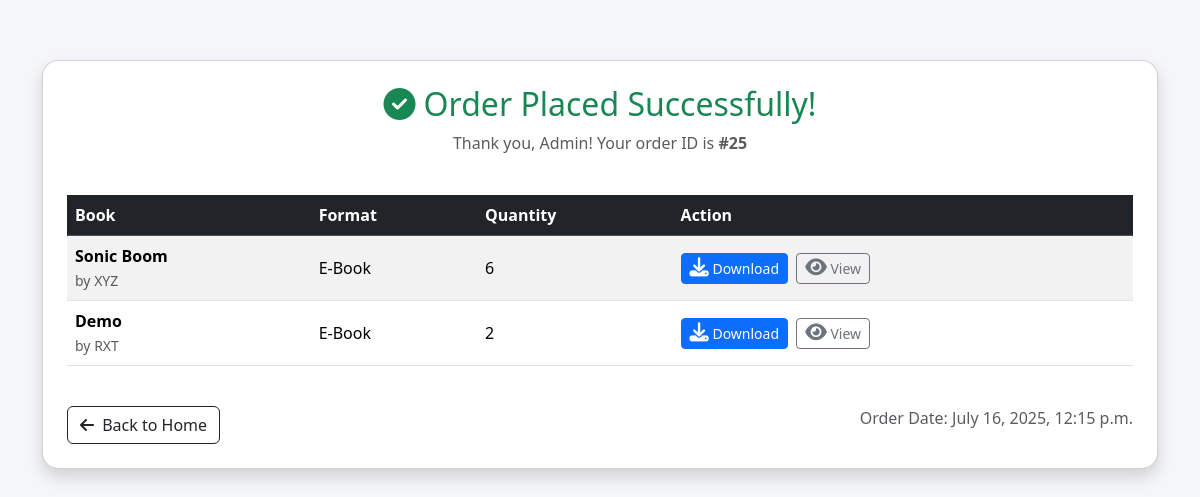
The page /order_success/25/ (signed in) on the database its author committed.
### app1/models.py (models this page shows, shortened)
class Order(models.Model):
    user = models.ForeignKey(User, on_delete=models.CASCADE, blank=True, null=True)
    my_books = models.ManyToManyField(Cart)
    full_name = models.CharField(default="", max_length=50)
    phone = models.IntegerField(default=0000000000)
    address = models.TextField(default="")
    zip = models.IntegerField(default=000000)
    order_total = models.IntegerField(default=0)
    payment_type = models.CharField(max_length=50, choices=PAYMENT_TYPES, blank=True, null=True)
    online_payment_id = models.CharField(max_length=100, default="NA")
    ordered = models.BooleanField(default=False)
    order_date = models.DateTimeField(auto_now_add=True)

class Cart(models.Model):
    user = models.ForeignKey(User, on_delete=models.CASCADE, blank=True, null=True)
    book = models.ForeignKey(Product, on_delete=models.SET_NULL, blank=True, null=True)
    quantity = models.IntegerField(default=1)
    sub_total = models.IntegerField(default=0)
    direct_buy = models.BooleanField(default=False)
    ordered = models.BooleanField(default=False)
    order_status = models.CharField(max_length=20,choices=ORDER_STATUS_CHOICES,default='Pending')

class Product(models.Model):
    name = models.CharField(default="", max_length=50)
    format = models.CharField(choices=BOOK_FORMATS, max_length=50, default="E-Book")
    genre = models.CharField(default="", max_length=50)
    price = models.IntegerField(default=0)
    file = models.FileField(upload_to="EBooks_PDFs", blank=True, null=True)
    img = models.ImageField(default="", upload_to="BooksImgs")
    author = models.CharField(default="", max_length=50)
    stock = models.IntegerField(default=0)
    pages = models.IntegerField(default=0)
    lang = models.CharField(default="", max_length=50)
    short_desc = models.CharField(default="", max_length=50)
    desc = models.TextField(default="")
    publish_date = models.DateField(default=datetime.date.today)
    is_avail = models.BooleanField(default=True)

### app1/views.py (the view)
# urls.py: path('order_success/<int:id>/', views.order_success, name="order_success"),
@login_required
def order_success(request, id):
    order = get_object_or_404(Order, id=id, user=request.user, ordered=True)
    return render(request, 'order_success.html', {'order': order})

### templates/order_success.html (shortened to what this page needs)
<!DOCTYPE html>
<html lang="en">
<head>
  <link href="https://cdn.jsdelivr.net/npm/bootstrap@5.3.3/dist/css/bootstrap.min.css" rel="stylesheet">
  <link rel="stylesheet" href="https://cdnjs.cloudflare.com/ajax/libs/font-awesome/6.5.0/css/all.min.css">
</head>
<body>
<div class="container">
  <div class="card shadow p-4">
    <div class="text-center mb-4">
      <h2 class="text-success"><i class="fas fa-check-circle me-2"></i>Order Placed Successfully!</h2>
      <p class="text-muted">Thank you, {{ request.user }}! Your order ID is <strong>#{{ order.id }}</strong></p>
    </div>
    <div class="table-responsive">
      <table class="table table-striped align-middle">
        <thead class="table-dark">
          <tr>
            <th>Book</th>
            <th>Format</th>
            <th>Quantity</th>
            <th>Action</th>
          </tr>
        </thead>
        <tbody>
          {% for cart_item in order.my_books.all %}
            <tr>
              <td>
                <strong>{{ cart_item.book.name }}</strong><br>
                <small class="text-muted">by {{ cart_item.book.author }}</small>
              </td>
              <td>{{ cart_item.book.format }}</td>
              <td>{{ cart_item.quantity }}</td>
              <td>
                {% if cart_item.book.format == "E-Book" and cart_item.book.file %}
                  <a href="{{ cart_item.book.file.url }}" class="btn btn-sm btn-primary me-1" download>
                    <i class="fas fa-download icon"></i> Download
                  </a>
                  <a href="{{ cart_item.book.file.url }}" target="_blank" class="btn btn-sm btn-outline-secondary">
                    <i class="fas fa-eye icon"></i> View
                  </a>
                {% elif cart_item.book.format == "Paper" %}
                  <span class="badge bg-info">
                    Status: {{ cart_item.order_status }}
                  </span>
                {% else %}
                  <span class="text-muted">N/A</span>
                {% endif %}
              </td>
            </tr>
          {% endfor %}
        </tbody>
      </table>
    </div>
    <div class="mt-4 d-flex justify-content-between">
      <a href="/" class="btn btn-outline-dark">
        <i class="fas fa-arrow-left me-1"></i> Back to Home
      </a>
      <span class="text-muted">Order Date: {{ order.order_date|date:"F j, Y, g:i a" }}</span>
    </div>
  </div>
</div>
</body>
</html>

### templates/order_success.html (style rules this page uses)
body { background: #f4f6f9; font-family: 'Segoe UI', sans-serif; }
.card { border-radius: 16px; margin-top: 60px; }
.table td, .table th { vertical-align: middle; }
.icon { font-size: 1.2rem; }

### rows shown on the page
Order: id "25", order_date "July 16, 2025, 12:15 p.m."
Cart: book.name "Sonic Boom", book.author "XYZ", book.format "E-Book", quantity "6"
Cart: book.name "Demo", book.author "RXT", book.format "E-Book", quantity "2"

### other values the page prints
{{ request.user }} "Admin"
